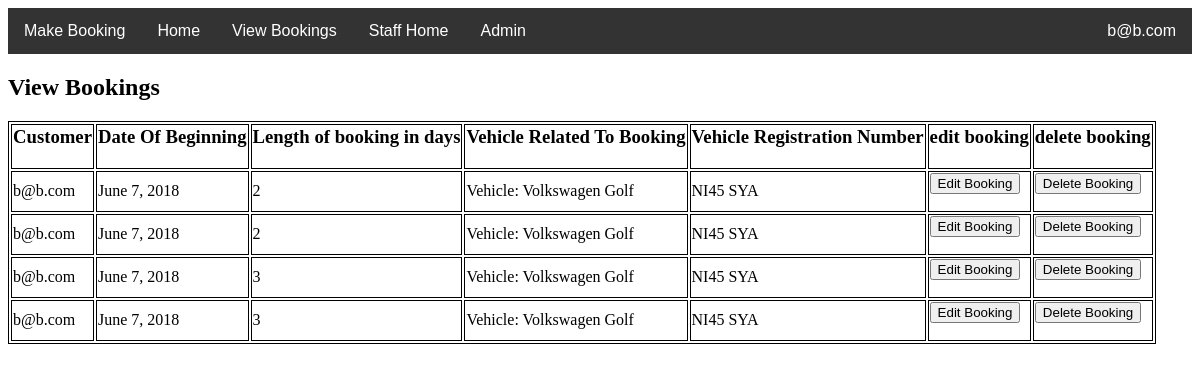
The page /ParkEasy/view-bookings/ (signed in) on the database as committed earlier.
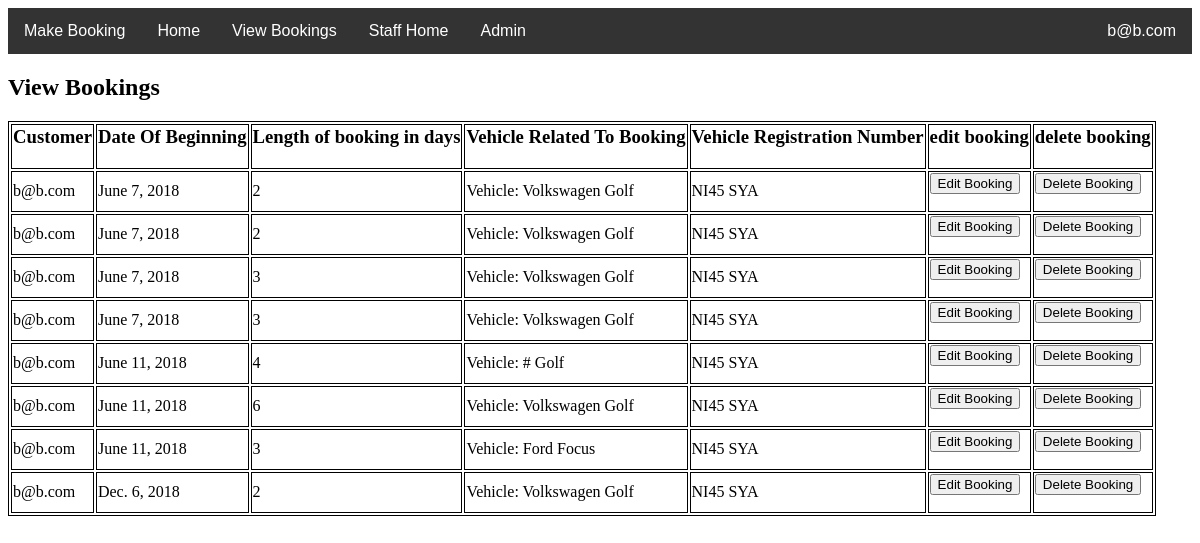
The same page on the database as committed later.
### ParkEasy/models.py (models this page shows, shortened)
class Booking(models.Model):
    customer = models.ForeignKey(Customer, on_delete=models.CASCADE)
    prices = models.ForeignKey(Prices, on_delete=models.CASCADE, default=1)
    vehicle = models.ForeignKey(Vehicle, on_delete=models.CASCADE)
    departing = models.ForeignKey(Departing, on_delete=models.CASCADE)
    arriving = models.ForeignKey(Arriving, on_delete=models.CASCADE)
    vip = models.BooleanField(default=False)
    valet = models.BooleanField(default=False)
    booking_date = models.DateField(default=timezone.now)
    booking_length = models.IntegerField(default=0)
    checked_in = models.BooleanField(default=False)
    checked_out = models.BooleanField(default=False)
    date_created = models.DateField(default=timezone.now)
    assigned_space = models.BooleanField(default=False)
    refunded = models.BooleanField(default=False)

class Customer(AbstractUser):
    first_name = models.CharField(max_length=30, blank=False)
    last_name = models.CharField(max_length=150, blank=False)
    password = models.CharField(max_length=100, default="")
    email = models.EmailField(max_length=100, default="", unique=True)
    is_staff = models.BooleanField(
        default=False,
        help_text='Designates whether the user can log into this site.',
    )
    address_line1 = models.CharField(max_length=100)
    address_line2 = models.CharField(max_length=100)
    postcode_regex = RegexValidator(regex=r'([Gg][Ii][Rr] 0[Aa]{2})|((([A-Za-z][0-9]{1,2})|'
                                          r'(([A-Za-z][A-Ha-hJ-Yj-y][0-9]{1,2})|(([A-Za-z][0-9][A-Za-z])|([A-Za-z]'
                                          r'[A-Ha-hJ-Yj-y][0-9]?[A-Za-z]))))\s?[0-9][A-Za-z]{2})',
                                    message="postcode must be a valid uk postcode")
    postcode = models.CharField(max_length=16, validators=[postcode_regex])
    tel_no_regex = RegexValidator(regex=r'^\+?l?\d{9,15}$',
                                  message="Phone number must be entered in the format: '+999999999'. Up to 15 digits "
                                          "allowed.")
    tel_no = models.CharField(validators=[tel_no_regex], max_length=17)
    username = None
    USERNAME_FIELD = 'email'
    REQUIRED_FIELDS = []
    objects = UserManager()
    def get_username(self):
        return self.email

class Vehicle(models.Model):
    reg_no_regex = RegexValidator(regex=r'^[A-Z]{2}[0-9]{2} [A-Z]{3}$',
                                  message="Registration must be entered in the format: 'AB12 CDE'.",
                                  code='invalid_registration')
    reg_no = models.CharField(max_length=8, validators=[reg_no_regex])
    make = models.CharField(max_length=64)
    manufacturer = models.CharField(max_length=64)
    def __str__(self):
        return 'Vehicle: ' + self.manufacturer + ' ' + self.make

### ParkEasy/views.py (the view)
# urls.py: path('view-bookings/', view_bookings, name="view-bookings"),
def view_bookings(request):
    query_results = Booking.objects.filter(customer=request.user)
    context = {"query_results": query_results}
    return render(request, 'view-bookings.html', context)

### ParkEasy/templatetags/has_group.py (called while the page is built)
@register.filter(name='has_group')
def has_group(user, group_name):
    group = Group.objects.get(name=group_name)
    return group in user.groups.all()

### templates/view-bookings.html (shortened to what this page needs)
{% extends 'base.html' %}
{% load static %}
{% block content %}
  <h2>View Bookings</h2>
  <p>
    <table>
        <tr>
            <th><h3>Customer</h3></th>
            <th><h3>Date Of Beginning</h3></th>
            <th><h3>Length of booking in days</h3></th>
            <th><h3>Vehicle Related To Booking</h3></th>
            <th><h3>Vehicle Registration Number</h3></th>
            <th><h3>edit booking</h3></th>
            <th><h3>delete booking</h3></th>
        </tr>
 {% for item in query_results %}
        <tr>
            <td>
                {{ item.customer }}
            </td>
            <td>
                {{ item.booking_date }}
            </td>
            <td>
                {{ item.booking_length }}
            </td>
            <td>
                {{ item.vehicle }}
            </td>
            <td>
                {{ item.vehicle.reg_no }}
            </td>
            <td>
            <form action = "{% url 'edit-form' id=item.id %}" method = "POST">
                <input type="submit" name="edit-form" formmethod="post" Value="Edit Booking">
            </form>
            </td>
            <td>
                <form action = "{% url 'delete-booking' id=item.id %}" method = "POST">
                    <input type="submit" name="delete-booking" formmethod="post" Value="Delete Booking">
                </form>
            </td>
{% endfor %}
        </tr>
</table>
</p>
{% endblock %}

Rows that differ between the two databases and show on the page:
added Booking: customer "b@b.com", booking_date "June 11, 2018", booking_length "4", vehicle "Vehicle: # Golf", vehicle.reg_no "NI45 SYA"
added Booking: customer "b@b.com", booking_date "June 11, 2018", booking_length "6", vehicle "Vehicle: Volkswagen Golf", vehicle.reg_no "NI45 SYA"
added Booking: customer "b@b.com", booking_date "June 11, 2018", booking_length "3", vehicle "Vehicle: Ford Focus", vehicle.reg_no "NI45 SYA"
added Booking: customer "b@b.com", booking_date "Dec. 6, 2018", booking_length "2", vehicle "Vehicle: Volkswagen Golf", vehicle.reg_no "NI45 SYA"
